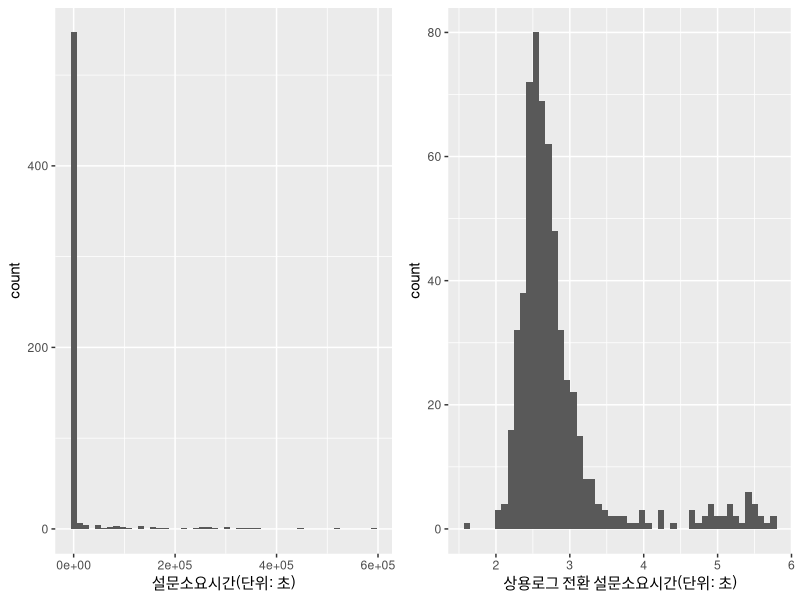

This chart was generated by the following R code:
###############################################################
## 시간변수 관리 

library(tidyverse)
library(haven)

data_131 = read_spss("data_TESS3_131.sav")
mydata = data_131 %>% 
  select(starts_with("tm_"),duration,PPAGE,PPEDUC)
mydata

# <dttm>, <date>, <time> 데이터 형태의 경우 lubridate 라이브러리 필요 
library("lubridate")
# 년, 월, 일, 시, 분, 초의 정보 추출 
mydata = mydata %>% 
  mutate(
    start_yr=year(tm_start),
    start_mt=month(tm_start),
    start_dy=day(tm_start),
    start_hr=hour(tm_start),
    start_mn=minute(tm_start),
    start_sc=second(tm_start),
    end_yr=year(tm_finish),
    end_mt=month(tm_finish),
    end_dy=day(tm_finish),
    end_hr=hour(tm_finish),
    end_mn=minute(tm_finish),
    end_sc=second(tm_finish)
  ) 
mydata %>% select(starts_with("start_"),starts_with("end_"))

# 초단위로 설문조사 소요시간 계산
mydata = mydata %>% 
  mutate(
    survey_second=as.double(tm_finish-tm_start)
  )
g1 = mydata %>% 
  ggplot(aes(x=survey_second))+
  geom_histogram(bins=50)+
  labs(x="설문소요시간(단위: 초)")
g2 = mydata %>% 
  ggplot(aes(x=log10(survey_second)))+
  geom_histogram(bins=50)+
  labs(x="상용로그 전환 설문소요시간(단위: 초)")
gridExtra::grid.arrange(g1,g2,nrow=1,ncol=2)

# 성실/불성실 응답자의 연령 및 교육년수 평균비
mydata %>% 
  mutate(
    good_surveyer=ifelse(survey_second>(10^4)|survey_second<(10^2),
                         0,1)
  ) %>% 
  group_by(good_surveyer) %>% 
  summarize(mean(PPAGE),mean(PPEDUC),n()) 

# 초단위 없이 새로운 <dttm> 형태 변수생성 
mydata %>% 
  mutate(
    start_time=make_datetime(start_yr,start_mt,start_dy,start_hr,start_mn),
    end_time=make_datetime(end_yr,end_mt,end_dy,end_hr,end_mn)
  ) -> mydata
mydata %>% glimpse()

# 새로 생성된 변수와 duration 변수는 같은가? 
mydata %>% 
  mutate(
    survey_minute=as.double(end_time-start_time)
  ) %>% 
  filter(duration != survey_minute) %>% 
  select(starts_with("tm"),duration,survey_minute)
# 아래처럼 하면 동일한 것을 알 수 있다. 
mydata %>% 
  mutate(
    survey_minute=floor(as.double(tm_finish-tm_start)/60)
  ) %>% 
  filter(duration != survey_minute) %>% 
  select(starts_with("tm"),duration,survey_minute) 
